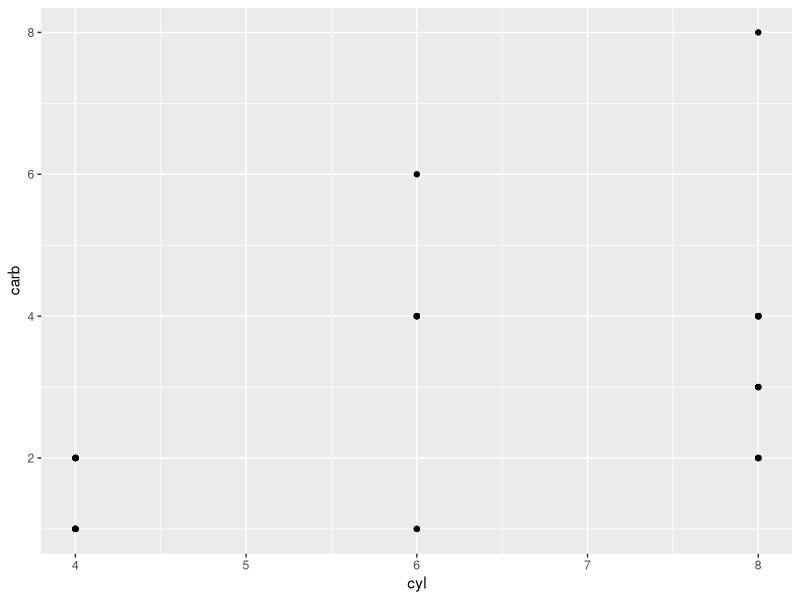

Reproduce this figure in R.
library(tidyverse)
library("ggplot2")
data("mtcars")
head(mtcars)          #previews first 6 rows
str(mtcars)
colnames(mtcars)
mutate(mtcars, mpg_2 = mpg * 10) #creates a new column names mpg_2 in the data frame
rename(mtcars, cyl_new = cyl)

ggplot(data = mtcars, aes(x = cyl, y = carb))+
  geom_point()

as_tibble(mtcars)

data()
